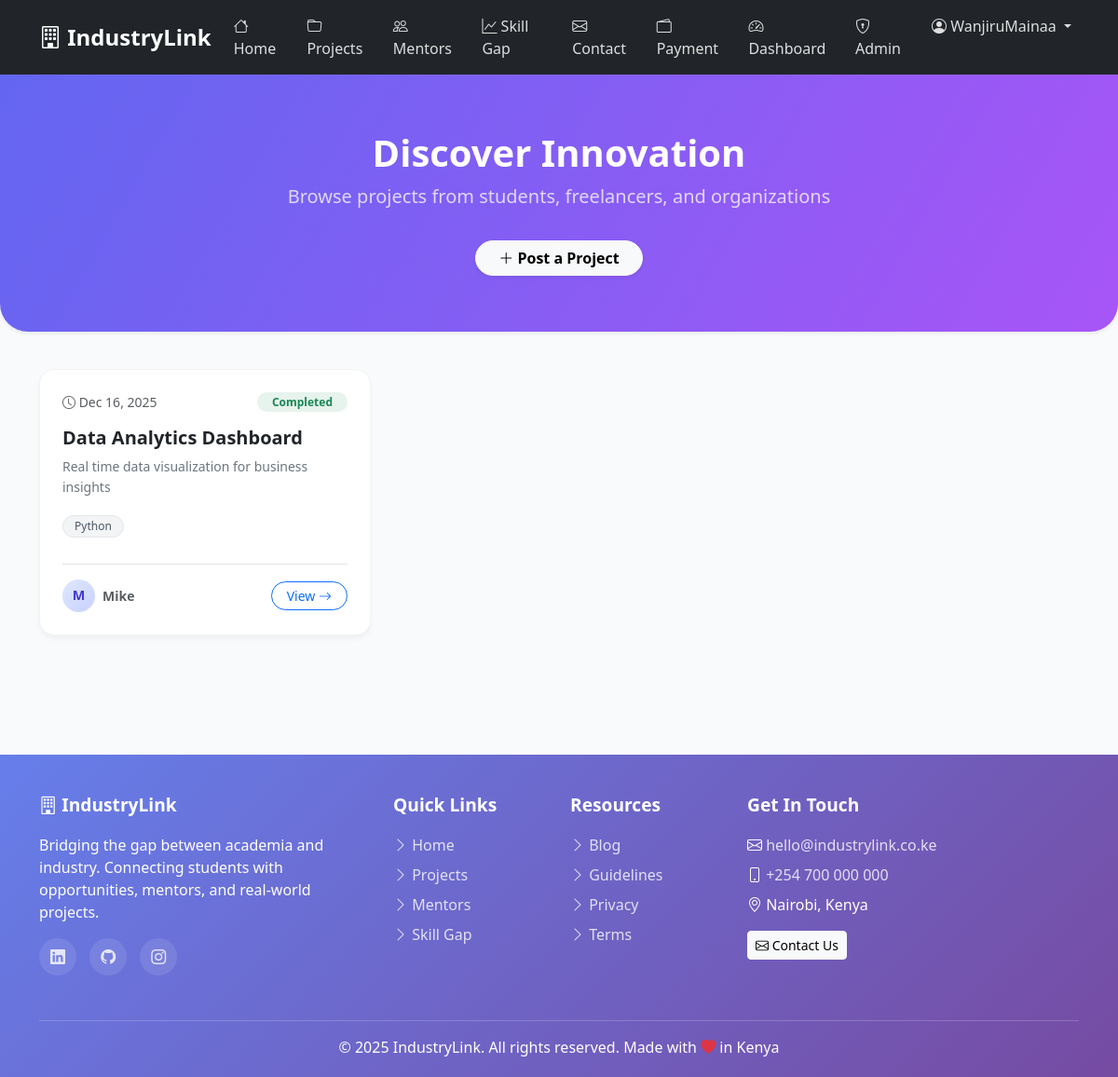
Page /projects/ (signed in) on the committed database.
### main/models.py (models this page shows, shortened)
class Project(models.Model):
    STATUS_CHOICES = [
        ('ongoing', 'Ongoing'),
        ('completed', 'Completed'),
        ('paused', 'Paused'),
    ]
    student = models.ForeignKey('StudentProfile', on_delete=models.CASCADE, related_name='projects')
    freelancer = models.ForeignKey('Freelancer', on_delete=models.CASCADE, related_name='projects', null=True, blank=True)
    organization = models.ForeignKey('Organization', on_delete=models.CASCADE, related_name='projects', null=True, blank=True)
    title = models.CharField(max_length=200)
    description = models.TextField()
    skills_used = models.TextField()
    github_link = models.URLField(blank=True)
    status = models.CharField(max_length=20, choices=STATUS_CHOICES, default='ongoing')
    start_date = models.DateField()
    end_date = models.DateField(blank=True, null=True)
    created_at = models.DateTimeField(auto_now_add=True)
    updated_at = models.DateTimeField(auto_now=True)
    class Meta:
        ordering = ['-created_at']

class StudentProfile(models.Model):
    user= models.OneToOneField(User, on_delete=models.CASCADE, related_name='student_profile')
    year_of_study = models.IntegerField()
    course = models.CharField(max_length=200)
    institution = models.CharField(max_length=200)
    email = models.EmailField()
    bio = models.TextField(blank=True)
    skills = models.TextField(help_text="Comma-separated skills")
    created_at = models.DateTimeField(auto_now_add=True)
    updated_at = models.DateTimeField(auto_now=True)
    class Meta:
        verbose_name = "Student Profile"
        verbose_name_plural = "Student Profiles"
        ordering = ['-created_at']

### main/views.py (the view)
# urls.py: path('projects/', views.projects, name='projects'),
def projects(request):
    all_projects = Project.objects.all().order_by('-created_at')
    is_mentor = request.user.is_authenticated and hasattr(request.user, 'mentor')
    return render(request, 'main/projects.html', {
        'projects': all_projects,
        'is_mentor': is_mentor
    })

### main/templates/main/projects.html (shortened to what this page needs)
{% extends 'base.html' %}
{% load static %}
{% block content %}
<div class="project-header text-center text-white shadow-sm">
    <div class="container">
        <h1 class="fw-bold mb-2">Discover Innovation</h1>
        <p class="lead opacity-75">Browse projects from students, freelancers, and organizations</p>
        {% if user.is_authenticated %}
        <a href="{% url 'main:add_project' %}" class="btn btn-light rounded-pill px-4 mt-3 fw-bold shadow-sm">
            <i class="bi bi-plus-lg"></i> Post a Project
        </a>
        {% endif %}
    </div>
</div>
<div class="container mb-5">
    <div class="row g-4">
        {% for project in projects %}
        <div class="col-md-6 col-lg-4" data-aos="fade-up" data-aos-delay="{{ forloop.counter0|add:100 }}">
            <div class="glass-card p-4 d-flex flex-column">
                <div class="d-flex justify-content-between align-items-center mb-3">
                    <small class="text-muted"><i class="bi bi-clock"></i> {{ project.created_at|date:"M d, Y" }}</small>
                    <span class="badge {% if project.status == 'ongoing' %}bg-info bg-opacity-10 text-info{% elif project.status == 'completed' %}bg-success bg-opacity-10 text-success{% else %}bg-warning bg-opacity-10 text-warning{% endif %} rounded-pill px-3">
                        {{ project.get_status_display }}
                    </span>
                </div>
                <h5 class="fw-bold mb-2 text-dark">{{ project.title }}</h5>
                <p class="text-secondary small flex-grow-1" style="line-height: 1.6;">
                    {{ project.description|truncatewords:25 }}
                </p>
                <div class="mb-4">
                    {% for skill in project.skills_used.split|slice:":3" %}
                        <span class="badge badge-subtle small me-1 mb-1">{{ skill }}</span>
                    {% endfor %}
                </div>
                <div class="d-flex justify-content-between align-items-center pt-3 border-top">
                    <div class="d-flex align-items-center">
                        <div class="owner-avatar me-2">
                            {% if project.student %}
                                {{ project.student.user.username|slice:":1"|upper }}
                            {% elif project.freelancer %}
                                {{ project.freelancer.user.username|slice:":1"|upper }}
                            {% elif project.organization %}
                                {{ project.organization.organization_name|slice:":1"|upper }}
                            {% else %}
                                A
                            {% endif %}
                        </div>
                        <small class="text-muted fw-bold">
                            {% if project.student %}
                                {{ project.student.user.username }}
                            {% elif project.freelancer %}
                                {{ project.freelancer.user.username }}
                            {% elif project.organization %}
                                {{ project.organization.organization_name }}
                            {% else %}
                                Admin
                            {% endif %}
                        </small>
                    </div>
                    <a href="{% url 'main:view_project' project.id %}" class="btn btn-outline-primary btn-sm rounded-pill px-3">
                        View <i class="bi bi-arrow-right"></i>
                    </a>
                </div>
            </div>
        </div>
        {% endfor %}
    </div>
</div>
{% endblock %}

### templates/base.html (shortened to what this page needs)
<!DOCTYPE html>
<html lang="en">
<head>
    <link href="https://cdn.jsdelivr.net/npm/bootstrap@5.3.2/dist/css/bootstrap.min.css" rel="stylesheet">
    <link rel="stylesheet" href="https://cdn.jsdelivr.net/npm/bootstrap-icons@1.11.1/font/bootstrap-icons.css">
</head>
<body>
    <nav class="navbar navbar-expand-lg navbar-dark bg-dark">
        <div class="container">
            <a class="navbar-brand" href="{% url 'main:home' %}">
                <i class="bi bi-building"></i> IndustryLink
            </a>
            <div class="collapse navbar-collapse" id="navbarNav">
                <ul class="navbar-nav ms-auto">
                    <li class="nav-item">
                        <a class="nav-link" href="{% url 'main:home' %}">
                            <i class="bi bi-house"></i> Home
                        </a>
                    </li>
                    <li class="nav-item">
                        <a class="nav-link" href="{% url 'main:projects' %}">
                            <i class="bi bi-folder"></i> Projects
                        </a>
                    </li>
                    <li class="nav-item">
                        <a class="nav-link" href="{% url 'main:mentor' %}">
                            <i class="bi bi-people"></i> Mentors
                        </a>
                    </li>
                    <li class="nav-item">
                        <a class="nav-link" href="{% url 'main:skills' %}">
                            <i class="bi bi-graph-up"></i> Skill Gap
                        </a>
                    </li>
                    <li class="nav-item">
                        <a class="nav-link" href="{% url 'main:contact' %}">
                            <i class="bi bi-envelope"></i> Contact
                        </a>
                    </li>
                    <li class="nav-item">
                        <a class="nav-link" href="{% url 'main:payment' %}">
                            <i class="bi bi-wallet2"></i> Payment
                        </a>
                    </li>
                    {% if request.user.is_authenticated %}
                        <li class="nav-item">
                            <a class="nav-link" href="{% url 'main:dashboard' %}">
                                <i class="bi bi-speedometer2"></i> Dashboard
                            </a>
                        </li>
                        {% if request.user.is_superuser %}
                        <li class="nav-item">
                            <a class="nav-link text-warning" href="{% url 'admin:index' %}">
                                <i class="bi bi-shield-lock"></i> Admin
                            </a>
                        </li>
                        {% endif %}
                        <li class="nav-item dropdown">
                            <a class="nav-link dropdown-toggle" href="#" id="userDropdown" role="button" data-bs-toggle="dropdown" aria-expanded="false">
                                <i class="bi bi-person-circle"></i> {{ request.user.username }}
                            </a>
                        </li>
                    {% endif %}
                </ul>
            </div>
        </div>
    </nav>
    <main>
        {% block content %}
        {% endblock %}
    </main>
    <footer>
        <div class="container">
            <div class="row">
                <div class="col-md-4 mb-4">
                    <div class="footer-heading">
                        <i class="bi bi-building"></i> IndustryLink
                    </div>
                    <p class="mb-3">
                        Bridging the gap between academia and industry.
                        Connecting students with opportunities, mentors, and real-world projects.
                    </p>
                    <div class="social-icons">
                        <a href="#" aria-label="LinkedIn"><i class="bi bi-linkedin"></i></a>
                        <a href="#" aria-label="GitHub"><i class="bi bi-github"></i></a>
                        <a href="#" aria-label="Instagram"><i class="bi bi-instagram"></i></a>
                    </div>
                </div>
                <div class="col-md-2 mb-4">
                    <div class="footer-heading">Quick Links</div>
                    <ul class="list-unstyled">
                        <li class="mb-2"><a href="{% url 'main:home' %}"><i class="bi bi-chevron-right"></i> Home</a></li>
                        <li class="mb-2"><a href="{% url 'main:projects' %}"><i class="bi bi-chevron-right"></i> Projects</a></li>
                        <li class="mb-2"><a href="{% url 'main:mentor' %}"><i class="bi bi-chevron-right"></i> Mentors</a></li>
                        <li class="mb-2"><a href="{% url 'main:skills' %}"><i class="bi bi-chevron-right"></i> Skill Gap</a></li>
                    </ul>
                </div>
                <div class="col-md-2 mb-4">
                    <div class="footer-heading">Resources</div>
                    <ul class="list-unstyled">
                        <li class="mb-2"><a href="#"><i class="bi bi-chevron-right"></i> Blog</a></li>
                        <li class="mb-2"><a href="#"><i class="bi bi-chevron-right"></i> Guidelines</a></li>
                        <li class="mb-2"><a href="#"><i class="bi bi-chevron-right"></i> Privacy</a></li>
                        <li class="mb-2"><a href="#"><i class="bi bi-chevron-right"></i> Terms</a></li>
                    </ul>
                </div>
                <div class="col-md-4 mb-4">
                    <div class="footer-heading">Get In Touch</div>
                    <ul class="list-unstyled">
                        <li class="mb-2">
                            <i class="bi bi-envelope"></i>
                            <a href="mailto:hello@industrylink.co.ke">hello@industrylink.co.ke</a>
                        </li>
                        <li class="mb-2">
                            <i class="bi bi-phone"></i>
                            <a href="tel:+254700000000">+254 700 000 000</a>
                        </li>
                        <li class="mb-2">
                            <i class="bi bi-geo-alt"></i> Nairobi, Kenya
                        </li>
                    </ul>
                    <div class="mt-3">
                        <a href="{% url 'main:contact' %}" class="btn btn-light btn-sm">
                            <i class="bi bi-envelope"></i> Contact Us
                        </a>
                    </div>
                </div>
            </div>
            <hr class="bg-white mt-4" style="opacity: 0.2;">
            <div class="row">
                <div class="col-12 text-center">
                    <p class="mb-0">
                        &copy; 2025 IndustryLink. All rights reserved.
                        Made with <i class="bi bi-heart-fill text-danger"></i> in Kenya
                    </p>
                </div>
            </div>
        </div>
    </footer>
</body>
</html>

### templates/base.html (style rules this page uses)
html, body { height: 100%; }
body { display: flex; flex-direction: column; }
main { flex: 1 0 auto; }
footer { flex-shrink: 0; background: linear-gradient(135deg, #667eea 0%, #764ba2 100%); color: white; padding: 40px 0 20px 0; margin-top: 80px; }
footer a { color: rgba(255,255,255,0.8); text-decoration: none; transition: color 0.3s; }
footer .footer-heading { font-size: 1.2rem; font-weight: bold; margin-bottom: 1rem; }
footer .social-icons a { display: inline-flex; align-items: center; justify-content: center; width: 40px; height: 40px; background: rgba(255,255,255,0.1); border-radius: 50%; margin-right: 10px; transition: all 0.3s; }
.navbar-brand { font-weight: bold; font-size: 1.5rem; }
.nav-link { color: rgba(255,255,255,.85) !important; transition: color 0.3s; }

### main/templates/main/projects.html (style rules this page uses)
body { background-color: #f9fafb; }
.project-header { background: linear-gradient(120deg, #6366f1 0%, #a855f7 100%); padding: 60px 0; border-radius: 0 0 30px 30px; margin-bottom: 40px; }
.glass-card { background: white; border: 1px solid rgba(229, 231, 235, 0.5); box-shadow: 0 4px 6px -1px rgba(0, 0, 0, 0.05); border-radius: 16px; transition: all 0.3s ease; height: 100%; }
.badge-subtle { background-color: #f3f4f6; color: #4b5563; border: 1px solid #e5e7eb; font-weight: 500; padding: 5px 12px; border-radius: 20px; }
.owner-avatar { width: 35px; height: 35px; background: linear-gradient(135deg, #e0e7ff 0%, #c7d2fe 100%); color: #4338ca; border-radius: 50%; display: flex; align-items: center; justify-content: center; font-weight: bold; font-size: 0.9rem; }

### rows in the picture
Project: created_at "Dec 16, 2025", status "Completed", title "Data Analytics Dashboard", description "Real time data visualization for business insights", split "Python", student.user.username "M", student.user.username "Mike"

### other values in the picture
{{ request.user.username }} "WanjiruMainaa"
